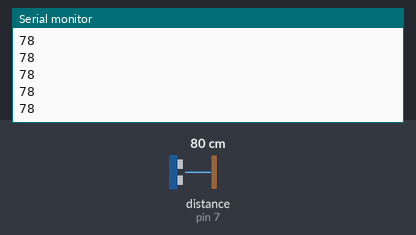
Recording of a sketch running on a simulated Arduino Uno, built with avr-gcc and run on an emulated ATmega328P. On the bench: the last lines printed to the serial monitor. Wiring (inferred from the names in the program): ultrasonic range finder: trigger pin 6; echo pin 7. The test bench sets the inputs (shaded band); at power-on: distance to the obstacle (sensor on pin 7) 80 cm. The echo pulse lasts 58.3 µs per cm.

Above: at 1.2 s.
1.3 s: distance to the obstacle (sensor on pin 7) set to 2 cm
At 2.0 s:
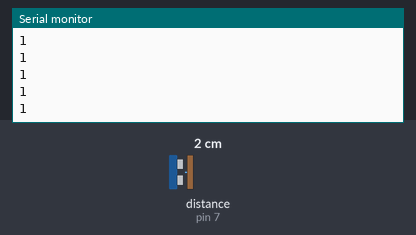
2.8 s: distance to the obstacle (sensor on pin 7) set to 4 cm
At 3.6 s:
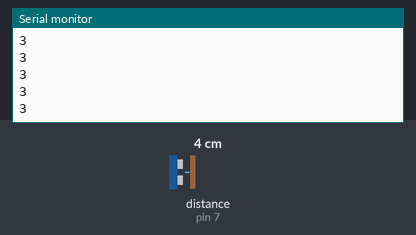
Timing chart, 0 to 5.8 s (numbered marks = the images above; inputs shaded):
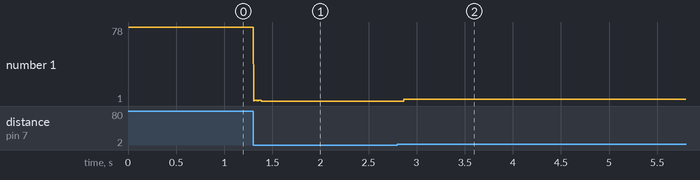

The sketch:

Ultrasonic_Sensor.ino
```cpp
int trigPin = 6;
int echoPin = 7;
int ping_Travel_Time;
int distance;

void setup()
{
  pinMode(trigPin,OUTPUT);
  pinMode(echoPin,INPUT);
  Serial.begin(9600);
}

void loop()
{
  digitalWrite(trigPin,LOW);
  delayMicroseconds(10);
  digitalWrite(trigPin,HIGH);
  delayMicroseconds(10);
  digitalWrite(trigPin,LOW);
  delayMicroseconds(10);

  ping_Travel_Time = pulseIn(echoPin,HIGH);
  distance = ping_Travel_Time * 0.034 / 2; // Gives distance in Meters
  Serial.println(distance);

  //delay(25);
}
```

Measured:
- after the input at 1.3 s, the serial monitor: prints a new line at once (image 1)
- after the input at 2.8 s, the serial monitor: prints a new line after 0.07 s (image 2)
- plotted number 1: 78 → 1 after the input at 1.3 s, 1 → 3 after the input at 2.8 s
